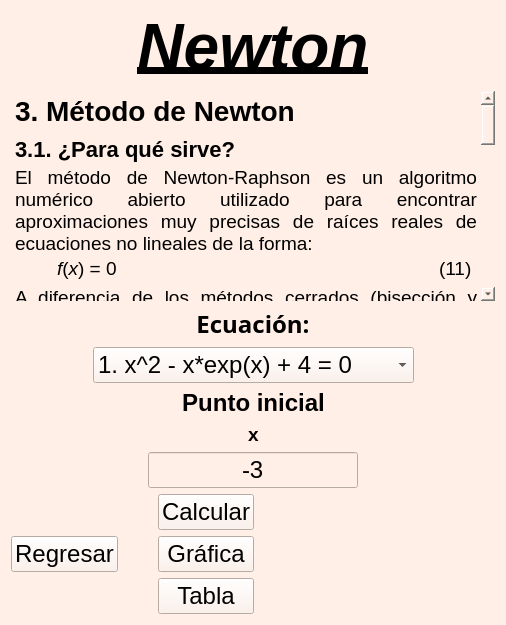
<?xml version="1.0" encoding="UTF-8"?>
<ui version="4.0">
 <class>Form</class>
 <widget class="QWidget" name="Form">
  <property name="geometry">
   <rect>
    <x>0</x>
    <y>0</y>
    <width>506</width>
    <height>625</height>
   </rect>
  </property>
  <property name="font">
   <font>
    <family>Arial</family>
   </font>
  </property>
  <property name="windowTitle">
   <string>Form</string>
  </property>
  <property name="styleSheet">
   <string notr="true">background-color: rgb(255, 239, 230);
color: black
</string>
  </property>
  <layout class="QGridLayout" name="gridLayout">
   <item row="0" column="0">
    <layout class="QVBoxLayout" name="verticalLayout_2">
     <item>
      <widget class="QLabel" name="label">
       <property name="font">
        <font>
         <family>Arial</family>
         <pointsize>48</pointsize>
         <weight>75</weight>
         <bold>true</bold>
        </font>
       </property>
       <property name="text">
        <string>&lt;html&gt;&lt;head/&gt;&lt;body&gt;&lt;p align=&quot;center&quot;&gt;&lt;span style=&quot; font-style:italic; text-decoration: underline;&quot;&gt;Newton&lt;/span&gt;&lt;/p&gt;&lt;/body&gt;&lt;/html&gt;</string>
       </property>
      </widget>
     </item>
     <item>
      <widget class="QTextEdit" name="textEdit">
       <property name="font">
        <font>
         <family>Arial</family>
         <pointsize>14</pointsize>
        </font>
       </property>
       <property name="styleSheet">
        <string notr="true">background-color: transparent;</string>
       </property>
       <property name="frameShape">
        <enum>QFrame::NoFrame</enum>
       </property>
       <property name="readOnly">
        <bool>true</bool>
       </property>
       <property name="html">
        <string>&lt;!DOCTYPE HTML PUBLIC &quot;-//W3C//DTD HTML 4.0//EN&quot; &quot;http://www.w3.org/TR/REC-html40/strict.dtd&quot;&gt;
&lt;html&gt;&lt;head&gt;&lt;meta name=&quot;qrichtext&quot; content=&quot;1&quot; /&gt;&lt;style type=&quot;text/css&quot;&gt;
p, li { white-space: pre-wrap; }
&lt;/style&gt;&lt;/head&gt;&lt;body style=&quot; font-family:'Arial'; font-size:14pt; font-weight:400; font-style:normal;&quot;&gt;
&lt;p align=&quot;justify&quot; style=&quot; margin-top:4px; margin-bottom:8px; margin-left:0px; margin-right:0px; -qt-block-indent:0; text-indent:0px;&quot;&gt;&lt;span style=&quot; font-family:'Segoe UI,Arial,sans-serif'; font-size:x-large; font-weight:600; color:#000000;&quot;&gt;3. Método de Newton&lt;/span&gt;&lt;/p&gt;
&lt;p align=&quot;justify&quot; style=&quot; margin-top:10px; margin-bottom:4px; margin-left:0px; margin-right:0px; -qt-block-indent:0; text-indent:0px;&quot;&gt;&lt;span style=&quot; font-family:'Segoe UI,Arial,sans-serif'; font-size:large; font-weight:600; color:#000000;&quot;&gt;3.1. ¿Para qué sirve?&lt;/span&gt;&lt;/p&gt;
&lt;p align=&quot;justify&quot; style=&quot; margin-top:4px; margin-bottom:6px; margin-left:0px; margin-right:0px; -qt-block-indent:0; text-indent:0px;&quot;&gt;&lt;span style=&quot; font-family:'Segoe UI,Arial,sans-serif'; color:#000000;&quot;&gt;El método de Newton-Raphson es un algoritmo numérico abierto utilizado para encontrar aproximaciones muy precisas de raíces reales de ecuaciones no lineales de la forma:&lt;/span&gt;&lt;/p&gt;
&lt;table border=&quot;0&quot; style=&quot; margin-top:0px; margin-bottom:0px; margin-left:0px; margin-right:0px;&quot; width=&quot;100%&quot; cellspacing=&quot;0&quot; cellpadding=&quot;2&quot;&gt;
&lt;tr&gt;
&lt;td width=&quot;40&quot;&gt;
&lt;p align=&quot;justify&quot; style=&quot; margin-top:0px; margin-bottom:0px; margin-left:0px; margin-right:0px; -qt-block-indent:0; text-indent:0px;&quot;&gt;&lt;span style=&quot; font-family:'Segoe UI,Arial,sans-serif'; color:#000000;&quot;&gt;    &lt;/span&gt;&lt;/p&gt;&lt;/td&gt;
&lt;td&gt;
&lt;p align=&quot;justify&quot; style=&quot; margin-top:0px; margin-bottom:0px; margin-left:0px; margin-right:0px; -qt-block-indent:0; text-indent:0px;&quot;&gt;&lt;span style=&quot; font-family:'Cambria Math,Times New Roman,serif'; font-style:italic; color:#000000;&quot;&gt;f&lt;/span&gt;&lt;span style=&quot; font-family:'Cambria Math,Times New Roman,serif'; color:#000000;&quot;&gt;(&lt;/span&gt;&lt;span style=&quot; font-family:'Cambria Math,Times New Roman,serif'; font-style:italic; color:#000000;&quot;&gt;x&lt;/span&gt;&lt;span style=&quot; font-family:'Cambria Math,Times New Roman,serif'; color:#000000;&quot;&gt;) = 0&lt;/span&gt;&lt;span style=&quot; font-family:'Segoe UI,Arial,sans-serif'; color:#000000;&quot;&gt;    &lt;/span&gt;&lt;/p&gt;&lt;/td&gt;
&lt;td width=&quot;40&quot;&gt;
&lt;p align=&quot;justify&quot; style=&quot; margin-top:0px; margin-bottom:0px; margin-left:0px; margin-right:0px; -qt-block-indent:0; text-indent:0px;&quot;&gt;&lt;span style=&quot; font-family:'Cambria Math,Times New Roman,serif'; color:#000000;&quot;&gt;(11)&lt;/span&gt;&lt;span style=&quot; font-family:'Segoe UI,Arial,sans-serif'; color:#000000;&quot;&gt;  &lt;/span&gt;&lt;/p&gt;&lt;/td&gt;&lt;/tr&gt;&lt;/table&gt;
&lt;p align=&quot;justify&quot; style=&quot; margin-top:4px; margin-bottom:6px; margin-left:0px; margin-right:0px; -qt-block-indent:0; text-indent:0px;&quot;&gt;&lt;span style=&quot; font-family:'Segoe UI,Arial,sans-serif'; color:#000000;&quot;&gt;A diferencia de los métodos cerrados (bisección y falsa posición), no requiere un intervalo inicial que encierre la raíz, sino únicamente un valor inicial &lt;/span&gt;&lt;span style=&quot; font-family:'Segoe UI,Arial,sans-serif'; font-style:italic; color:#000000;&quot;&gt;x&lt;/span&gt;&lt;span style=&quot; font-family:'Segoe UI,Arial,sans-serif'; color:#000000; vertical-align:sub;&quot;&gt;0&lt;/span&gt;&lt;span style=&quot; font-family:'Segoe UI,Arial,sans-serif'; color:#000000;&quot;&gt; cercano a ella, destacando por su altísima velocidad de convergencia (cuadrática).&lt;/span&gt;&lt;/p&gt;
&lt;p align=&quot;justify&quot; style=&quot; margin-top:10px; margin-bottom:4px; margin-left:0px; margin-right:0px; -qt-block-indent:0; text-indent:0px;&quot;&gt;&lt;span style=&quot; font-family:'Segoe UI,Arial,sans-serif'; font-size:large; font-weight:600; color:#000000;&quot;&gt;3.2. Fundamento Matemático&lt;/span&gt;&lt;/p&gt;
&lt;p align=&quot;justify&quot; style=&quot; margin-top:4px; margin-bottom:6px; margin-left:0px; margin-right:0px; -qt-block-indent:0; text-indent:0px;&quot;&gt;&lt;span style=&quot; font-family:'Segoe UI,Arial,sans-serif'; color:#000000;&quot;&gt;Se fundamenta en la expansión en serie de Taylor de primer orden alrededor de una aproximación actual &lt;/span&gt;&lt;span style=&quot; font-family:'Segoe UI,Arial,sans-serif'; font-style:italic; color:#000000;&quot;&gt;x&lt;/span&gt;&lt;span style=&quot; font-family:'Segoe UI,Arial,sans-serif'; font-style:italic; color:#000000; vertical-align:sub;&quot;&gt;n&lt;/span&gt;&lt;span style=&quot; font-family:'Segoe UI,Arial,sans-serif'; color:#000000;&quot;&gt;:&lt;/span&gt;&lt;/p&gt;
&lt;table border=&quot;0&quot; style=&quot; margin-top:0px; margin-bottom:0px; margin-left:0px; margin-right:0px;&quot; width=&quot;100%&quot; cellspacing=&quot;0&quot; cellpadding=&quot;2&quot;&gt;
&lt;tr&gt;
&lt;td width=&quot;40&quot;&gt;
&lt;p align=&quot;justify&quot; style=&quot; margin-top:0px; margin-bottom:0px; margin-left:0px; margin-right:0px; -qt-block-indent:0; text-indent:0px;&quot;&gt;&lt;span style=&quot; font-family:'Segoe UI,Arial,sans-serif'; color:#000000;&quot;&gt;    &lt;/span&gt;&lt;/p&gt;&lt;/td&gt;
&lt;td&gt;
&lt;p align=&quot;justify&quot; style=&quot; margin-top:0px; margin-bottom:0px; margin-left:0px; margin-right:0px; -qt-block-indent:0; text-indent:0px;&quot;&gt;&lt;span style=&quot; font-family:'Cambria Math,Times New Roman,serif'; font-style:italic; color:#000000;&quot;&gt;f&lt;/span&gt;&lt;span style=&quot; font-family:'Cambria Math,Times New Roman,serif'; color:#000000;&quot;&gt;(&lt;/span&gt;&lt;span style=&quot; font-family:'Cambria Math,Times New Roman,serif'; font-style:italic; color:#000000;&quot;&gt;x&lt;/span&gt;&lt;span style=&quot; font-family:'Cambria Math,Times New Roman,serif'; font-style:italic; color:#000000; vertical-align:sub;&quot;&gt;n&lt;/span&gt;&lt;span style=&quot; font-family:'Cambria Math,Times New Roman,serif'; color:#000000; vertical-align:sub;&quot;&gt;+1&lt;/span&gt;&lt;span style=&quot; font-family:'Cambria Math,Times New Roman,serif'; color:#000000;&quot;&gt;) &amp;amp;approx; &lt;/span&gt;&lt;span style=&quot; font-family:'Cambria Math,Times New Roman,serif'; font-style:italic; color:#000000;&quot;&gt;f&lt;/span&gt;&lt;span style=&quot; font-family:'Cambria Math,Times New Roman,serif'; color:#000000;&quot;&gt;(&lt;/span&gt;&lt;span style=&quot; font-family:'Cambria Math,Times New Roman,serif'; font-style:italic; color:#000000;&quot;&gt;x&lt;/span&gt;&lt;span style=&quot; font-family:'Cambria Math,Times New Roman,serif'; font-style:italic; color:#000000; vertical-align:sub;&quot;&gt;n&lt;/span&gt;&lt;span style=&quot; font-family:'Cambria Math,Times New Roman,serif'; color:#000000;&quot;&gt;) + &lt;/span&gt;&lt;span style=&quot; font-family:'Cambria Math,Times New Roman,serif'; font-style:italic; color:#000000;&quot;&gt;f&lt;/span&gt;&lt;span style=&quot; font-family:'Cambria Math,Times New Roman,serif'; color:#000000;&quot;&gt;′(&lt;/span&gt;&lt;span style=&quot; font-family:'Cambria Math,Times New Roman,serif'; font-style:italic; color:#000000;&quot;&gt;x&lt;/span&gt;&lt;span style=&quot; font-family:'Cambria Math,Times New Roman,serif'; font-style:italic; color:#000000; vertical-align:sub;&quot;&gt;n&lt;/span&gt;&lt;span style=&quot; font-family:'Cambria Math,Times New Roman,serif'; color:#000000;&quot;&gt;)(&lt;/span&gt;&lt;span style=&quot; font-family:'Cambria Math,Times New Roman,serif'; font-style:italic; color:#000000;&quot;&gt;x&lt;/span&gt;&lt;span style=&quot; font-family:'Cambria Math,Times New Roman,serif'; font-style:italic; color:#000000; vertical-align:sub;&quot;&gt;n&lt;/span&gt;&lt;span style=&quot; font-family:'Cambria Math,Times New Roman,serif'; color:#000000; vertical-align:sub;&quot;&gt;+1&lt;/span&gt;&lt;span style=&quot; font-family:'Cambria Math,Times New Roman,serif'; color:#000000;&quot;&gt; − &lt;/span&gt;&lt;span style=&quot; font-family:'Cambria Math,Times New Roman,serif'; font-style:italic; color:#000000;&quot;&gt;x&lt;/span&gt;&lt;span style=&quot; font-family:'Cambria Math,Times New Roman,serif'; font-style:italic; color:#000000; vertical-align:sub;&quot;&gt;n&lt;/span&gt;&lt;span style=&quot; font-family:'Cambria Math,Times New Roman,serif'; color:#000000;&quot;&gt;)&lt;/span&gt;&lt;span style=&quot; font-family:'Segoe UI,Arial,sans-serif'; color:#000000;&quot;&gt;    &lt;/span&gt;&lt;/p&gt;&lt;/td&gt;
&lt;td width=&quot;40&quot;&gt;
&lt;p align=&quot;justify&quot; style=&quot; margin-top:0px; margin-bottom:0px; margin-left:0px; margin-right:0px; -qt-block-indent:0; text-indent:0px;&quot;&gt;&lt;span style=&quot; font-family:'Cambria Math,Times New Roman,serif'; color:#000000;&quot;&gt;(12)&lt;/span&gt;&lt;span style=&quot; font-family:'Segoe UI,Arial,sans-serif'; color:#000000;&quot;&gt;  &lt;/span&gt;&lt;/p&gt;&lt;/td&gt;&lt;/tr&gt;&lt;/table&gt;
&lt;p align=&quot;justify&quot; style=&quot; margin-top:4px; margin-bottom:6px; margin-left:0px; margin-right:0px; -qt-block-indent:0; text-indent:0px;&quot;&gt;&lt;span style=&quot; font-family:'Segoe UI,Arial,sans-serif'; color:#000000;&quot;&gt;Geométricamente, consiste en trazar la recta tangente a la curva &lt;/span&gt;&lt;span style=&quot; font-family:'Segoe UI,Arial,sans-serif'; font-style:italic; color:#000000;&quot;&gt;y&lt;/span&gt;&lt;span style=&quot; font-family:'Segoe UI,Arial,sans-serif'; color:#000000;&quot;&gt; = &lt;/span&gt;&lt;span style=&quot; font-family:'Segoe UI,Arial,sans-serif'; font-style:italic; color:#000000;&quot;&gt;f&lt;/span&gt;&lt;span style=&quot; font-family:'Segoe UI,Arial,sans-serif'; color:#000000;&quot;&gt;(&lt;/span&gt;&lt;span style=&quot; font-family:'Segoe UI,Arial,sans-serif'; font-style:italic; color:#000000;&quot;&gt;x&lt;/span&gt;&lt;span style=&quot; font-family:'Segoe UI,Arial,sans-serif'; color:#000000;&quot;&gt;) en el punto (&lt;/span&gt;&lt;span style=&quot; font-family:'Segoe UI,Arial,sans-serif'; font-style:italic; color:#000000;&quot;&gt;x&lt;/span&gt;&lt;span style=&quot; font-family:'Segoe UI,Arial,sans-serif'; font-style:italic; color:#000000; vertical-align:sub;&quot;&gt;n&lt;/span&gt;&lt;span style=&quot; font-family:'Segoe UI,Arial,sans-serif'; color:#000000;&quot;&gt;, &lt;/span&gt;&lt;span style=&quot; font-family:'Segoe UI,Arial,sans-serif'; font-style:italic; color:#000000;&quot;&gt;f&lt;/span&gt;&lt;span style=&quot; font-family:'Segoe UI,Arial,sans-serif'; color:#000000;&quot;&gt;(&lt;/span&gt;&lt;span style=&quot; font-family:'Segoe UI,Arial,sans-serif'; font-style:italic; color:#000000;&quot;&gt;x&lt;/span&gt;&lt;span style=&quot; font-family:'Segoe UI,Arial,sans-serif'; font-style:italic; color:#000000; vertical-align:sub;&quot;&gt;n&lt;/span&gt;&lt;span style=&quot; font-family:'Segoe UI,Arial,sans-serif'; color:#000000;&quot;&gt;)) y calcular su intersección con el eje &lt;/span&gt;&lt;span style=&quot; font-family:'Segoe UI,Arial,sans-serif'; font-style:italic; color:#000000;&quot;&gt;x&lt;/span&gt;&lt;span style=&quot; font-family:'Segoe UI,Arial,sans-serif'; color:#000000;&quot;&gt; (&lt;/span&gt;&lt;span style=&quot; font-family:'Segoe UI,Arial,sans-serif'; font-style:italic; color:#000000;&quot;&gt;f&lt;/span&gt;&lt;span style=&quot; font-family:'Segoe UI,Arial,sans-serif'; color:#000000;&quot;&gt;(&lt;/span&gt;&lt;span style=&quot; font-family:'Segoe UI,Arial,sans-serif'; font-style:italic; color:#000000;&quot;&gt;x&lt;/span&gt;&lt;span style=&quot; font-family:'Segoe UI,Arial,sans-serif'; font-style:italic; color:#000000; vertical-align:sub;&quot;&gt;n&lt;/span&gt;&lt;span style=&quot; font-family:'Segoe UI,Arial,sans-serif'; color:#000000; vertical-align:sub;&quot;&gt;+1&lt;/span&gt;&lt;span style=&quot; font-family:'Segoe UI,Arial,sans-serif'; color:#000000;&quot;&gt;) = 0). Dicha intersección se convierte en la siguiente aproximación &lt;/span&gt;&lt;span style=&quot; font-family:'Segoe UI,Arial,sans-serif'; font-style:italic; color:#000000;&quot;&gt;x&lt;/span&gt;&lt;span style=&quot; font-family:'Segoe UI,Arial,sans-serif'; font-style:italic; color:#000000; vertical-align:sub;&quot;&gt;n&lt;/span&gt;&lt;span style=&quot; font-family:'Segoe UI,Arial,sans-serif'; color:#000000; vertical-align:sub;&quot;&gt;+1&lt;/span&gt;&lt;span style=&quot; font-family:'Segoe UI,Arial,sans-serif'; color:#000000;&quot;&gt;.&lt;/span&gt;&lt;/p&gt;
&lt;p align=&quot;justify&quot; style=&quot; margin-top:10px; margin-bottom:4px; margin-left:0px; margin-right:0px; -qt-block-indent:0; text-indent:0px;&quot;&gt;&lt;span style=&quot; font-family:'Segoe UI,Arial,sans-serif'; font-size:large; font-weight:600; color:#000000;&quot;&gt;3.3. Fórmulas Principales&lt;/span&gt;&lt;/p&gt;
&lt;p align=&quot;justify&quot; style=&quot; margin-top:4px; margin-bottom:6px; margin-left:0px; margin-right:0px; -qt-block-indent:0; text-indent:0px;&quot;&gt;&lt;span style=&quot; font-family:'Segoe UI,Arial,sans-serif'; font-weight:600; color:#000000;&quot;&gt;1. Fórmula iterativa de recurrencia:&lt;/span&gt;&lt;span style=&quot; font-family:'Segoe UI,Arial,sans-serif'; color:#000000;&quot;&gt; Despejando &lt;/span&gt;&lt;span style=&quot; font-family:'Segoe UI,Arial,sans-serif'; font-style:italic; color:#000000;&quot;&gt;x&lt;/span&gt;&lt;span style=&quot; font-family:'Segoe UI,Arial,sans-serif'; font-style:italic; color:#000000; vertical-align:sub;&quot;&gt;n&lt;/span&gt;&lt;span style=&quot; font-family:'Segoe UI,Arial,sans-serif'; color:#000000; vertical-align:sub;&quot;&gt;+1&lt;/span&gt;&lt;span style=&quot; font-family:'Segoe UI,Arial,sans-serif'; color:#000000;&quot;&gt; de la aproximación lineal, siempre que &lt;/span&gt;&lt;span style=&quot; font-family:'Segoe UI,Arial,sans-serif'; font-style:italic; color:#000000;&quot;&gt;f&lt;/span&gt;&lt;span style=&quot; font-family:'Segoe UI,Arial,sans-serif'; color:#000000;&quot;&gt;′(&lt;/span&gt;&lt;span style=&quot; font-family:'Segoe UI,Arial,sans-serif'; font-style:italic; color:#000000;&quot;&gt;x&lt;/span&gt;&lt;span style=&quot; font-family:'Segoe UI,Arial,sans-serif'; font-style:italic; color:#000000; vertical-align:sub;&quot;&gt;n&lt;/span&gt;&lt;span style=&quot; font-family:'Segoe UI,Arial,sans-serif'; color:#000000;&quot;&gt;) ≠ 0:&lt;/span&gt;&lt;/p&gt;
&lt;table border=&quot;0&quot; style=&quot; margin-top:0px; margin-bottom:0px; margin-left:0px; margin-right:0px;&quot; width=&quot;100%&quot; cellspacing=&quot;0&quot; cellpadding=&quot;2&quot;&gt;
&lt;tr&gt;
&lt;td width=&quot;40&quot;&gt;
&lt;p align=&quot;justify&quot; style=&quot; margin-top:0px; margin-bottom:0px; margin-left:0px; margin-right:0px; -qt-block-indent:0; text-indent:0px;&quot;&gt;&lt;span style=&quot; font-family:'Segoe UI,Arial,sans-serif'; color:#000000;&quot;&gt;    &lt;/span&gt;&lt;/p&gt;&lt;/td&gt;
&lt;td&gt;
&lt;p align=&quot;justify&quot; style=&quot; margin-top:0px; margin-bottom:0px; margin-left:0px; margin-right:0px; -qt-block-indent:0; text-indent:0px;&quot;&gt;&lt;span style=&quot; font-family:'Segoe UI,Arial,sans-serif'; color:#000000;&quot;&gt;      &lt;/span&gt;&lt;/p&gt;
&lt;table border=&quot;0&quot; style=&quot; margin-top:0px; margin-bottom:0px; margin-left:0px; margin-right:0px;&quot; align=&quot;center&quot; cellspacing=&quot;0&quot; cellpadding=&quot;0&quot;&gt;
&lt;tr&gt;
&lt;td style=&quot; vertical-align:middle;&quot;&gt;
&lt;p align=&quot;justify&quot; style=&quot; margin-top:0px; margin-bottom:0px; margin-left:0px; margin-right:0px; -qt-block-indent:0; text-indent:0px;&quot;&gt;&lt;span style=&quot; font-family:'Cambria Math,Times New Roman,serif'; font-style:italic; color:#000000;&quot;&gt;x&lt;/span&gt;&lt;span style=&quot; font-family:'Cambria Math,Times New Roman,serif'; font-style:italic; color:#000000; vertical-align:sub;&quot;&gt;n&lt;/span&gt;&lt;span style=&quot; font-family:'Cambria Math,Times New Roman,serif'; color:#000000; vertical-align:sub;&quot;&gt;+1&lt;/span&gt;&lt;span style=&quot; font-family:'Cambria Math,Times New Roman,serif'; color:#000000;&quot;&gt; = &lt;/span&gt;&lt;span style=&quot; font-family:'Cambria Math,Times New Roman,serif'; font-style:italic; color:#000000;&quot;&gt;x&lt;/span&gt;&lt;span style=&quot; font-family:'Cambria Math,Times New Roman,serif'; font-style:italic; color:#000000; vertical-align:sub;&quot;&gt;n&lt;/span&gt;&lt;span style=&quot; font-family:'Cambria Math,Times New Roman,serif'; color:#000000;&quot;&gt; − &lt;/span&gt;&lt;span style=&quot; font-family:'Segoe UI,Arial,sans-serif'; color:#000000;&quot;&gt;          &lt;/span&gt;&lt;/p&gt;&lt;/td&gt;
&lt;td style=&quot; vertical-align:middle;&quot;&gt;
&lt;p align=&quot;justify&quot; style=&quot; margin-top:0px; margin-bottom:0px; margin-left:0px; margin-right:0px; -qt-block-indent:0; text-indent:0px;&quot;&gt;&lt;span style=&quot; font-family:'Segoe UI,Arial,sans-serif'; color:#000000;&quot;&gt;            &lt;/span&gt;&lt;/p&gt;
&lt;table border=&quot;0&quot; style=&quot; margin-top:0px; margin-bottom:0px; margin-left:0px; margin-right:0px;&quot; align=&quot;center&quot; cellspacing=&quot;0&quot; cellpadding=&quot;1&quot;&gt;
&lt;tr&gt;
&lt;td style=&quot; vertical-align:middle;&quot;&gt;
&lt;p align=&quot;justify&quot; style=&quot; margin-top:0px; margin-bottom:0px; margin-left:0px; margin-right:0px; -qt-block-indent:0; text-indent:0px;&quot;&gt;&lt;span style=&quot; font-family:'Cambria Math,Times New Roman,serif'; font-style:italic; color:#000000;&quot;&gt;f&lt;/span&gt;&lt;span style=&quot; font-family:'Cambria Math,Times New Roman,serif'; color:#000000;&quot;&gt;(&lt;/span&gt;&lt;span style=&quot; font-family:'Cambria Math,Times New Roman,serif'; font-style:italic; color:#000000;&quot;&gt;x&lt;/span&gt;&lt;span style=&quot; font-family:'Cambria Math,Times New Roman,serif'; font-style:italic; color:#000000; vertical-align:sub;&quot;&gt;n&lt;/span&gt;&lt;span style=&quot; font-family:'Cambria Math,Times New Roman,serif'; color:#000000;&quot;&gt;)&lt;/span&gt;&lt;span style=&quot; font-family:'Segoe UI,Arial,sans-serif'; color:#000000;&quot;&gt;              &lt;/span&gt;&lt;/p&gt;&lt;/td&gt;&lt;/tr&gt;
&lt;tr&gt;
&lt;td style=&quot; vertical-align:middle;&quot;&gt;
&lt;p align=&quot;justify&quot; style=&quot; margin-top:0px; margin-bottom:0px; margin-left:0px; margin-right:0px; -qt-block-indent:0; text-indent:0px;&quot;&gt;&lt;span style=&quot; font-family:'Cambria Math,Times New Roman,serif'; font-style:italic; color:#000000;&quot;&gt;f&lt;/span&gt;&lt;span style=&quot; font-family:'Cambria Math,Times New Roman,serif'; color:#000000;&quot;&gt;′(&lt;/span&gt;&lt;span style=&quot; font-family:'Cambria Math,Times New Roman,serif'; font-style:italic; color:#000000;&quot;&gt;x&lt;/span&gt;&lt;span style=&quot; font-family:'Cambria Math,Times New Roman,serif'; font-style:italic; color:#000000; vertical-align:sub;&quot;&gt;n&lt;/span&gt;&lt;span style=&quot; font-family:'Cambria Math,Times New Roman,serif'; color:#000000;&quot;&gt;)&lt;/span&gt;&lt;span style=&quot; font-family:'Segoe UI,Arial,sans-serif'; color:#000000;&quot;&gt;            &lt;/span&gt;&lt;/p&gt;&lt;/td&gt;&lt;/tr&gt;&lt;/table&gt;
&lt;p align=&quot;justify&quot; style=&quot; margin-top:0px; margin-bottom:0px; margin-left:0px; margin-right:0px; -qt-block-indent:0; text-indent:0px;&quot;&gt;&lt;span style=&quot; font-family:'Segoe UI,Arial,sans-serif'; color:#000000;&quot;&gt;                        &lt;/span&gt;&lt;/p&gt;&lt;/td&gt;&lt;/tr&gt;&lt;/table&gt;
&lt;p align=&quot;justify&quot; style=&quot; margin-top:0px; margin-bottom:0px; margin-left:0px; margin-right:0px; -qt-block-indent:0; text-indent:0px;&quot;&gt;&lt;span style=&quot; font-family:'Segoe UI,Arial,sans-serif'; color:#000000;&quot;&gt;        &lt;/span&gt;&lt;/p&gt;&lt;/td&gt;
&lt;td width=&quot;40&quot;&gt;
&lt;p align=&quot;justify&quot; style=&quot; margin-top:0px; margin-bottom:0px; margin-left:0px; margin-right:0px; -qt-block-indent:0; text-indent:0px;&quot;&gt;&lt;span style=&quot; font-family:'Cambria Math,Times New Roman,serif'; color:#000000;&quot;&gt;(13)&lt;/span&gt;&lt;span style=&quot; font-family:'Segoe UI,Arial,sans-serif'; color:#000000;&quot;&gt;  &lt;/span&gt;&lt;/p&gt;&lt;/td&gt;&lt;/tr&gt;&lt;/table&gt;
&lt;p align=&quot;justify&quot; style=&quot; margin-top:4px; margin-bottom:6px; margin-left:0px; margin-right:0px; -qt-block-indent:0; text-indent:0px;&quot;&gt;&lt;span style=&quot; font-family:'Segoe UI,Arial,sans-serif'; font-weight:600; color:#000000;&quot;&gt;2. Criterios de paro (Error estimado):&lt;/span&gt;&lt;span style=&quot; font-family:'Segoe UI,Arial,sans-serif'; color:#000000;&quot;&gt; El proceso se detiene cuando la diferencia entre dos aproximaciones consecutivas o el valor de la función cumple con una tolerancia ε:&lt;/span&gt;&lt;/p&gt;
&lt;ul type=&quot;square&quot; style=&quot;margin-top: 0px; margin-bottom: 0px; margin-left: 0px; margin-right: 0px; -qt-list-indent: 1;&quot;&gt;&lt;li style=&quot; font-family:'Segoe UI,Arial,sans-serif'; color:#000000;&quot; align=&quot;justify&quot; style=&quot; margin-top:4px; margin-bottom:6px; margin-left:0px; margin-right:0px; -qt-block-indent:0; text-indent:0px;&quot;&gt;Error aproximado absoluto:&lt;/li&gt;&lt;/ul&gt;
&lt;table border=&quot;0&quot; style=&quot; margin-top:0px; margin-bottom:0px; margin-left:0px; margin-right:0px;&quot; width=&quot;100%&quot; cellspacing=&quot;0&quot; cellpadding=&quot;2&quot;&gt;
&lt;tr&gt;
&lt;td width=&quot;40&quot;&gt;
&lt;p align=&quot;justify&quot; style=&quot; margin-top:0px; margin-bottom:0px; margin-left:0px; margin-right:0px; -qt-block-indent:0; text-indent:0px;&quot;&gt;&lt;span style=&quot; font-family:'Segoe UI,Arial,sans-serif'; color:#000000;&quot;&gt;    &lt;/span&gt;&lt;/p&gt;&lt;/td&gt;
&lt;td&gt;
&lt;p align=&quot;justify&quot; style=&quot; margin-top:0px; margin-bottom:0px; margin-left:0px; margin-right:0px; -qt-block-indent:0; text-indent:0px;&quot;&gt;&lt;span style=&quot; font-family:'Cambria Math,Times New Roman,serif'; font-style:italic; color:#000000;&quot;&gt;E&lt;/span&gt;&lt;span style=&quot; font-family:'Cambria Math,Times New Roman,serif'; font-style:italic; color:#000000; vertical-align:sub;&quot;&gt;a&lt;/span&gt;&lt;span style=&quot; font-family:'Cambria Math,Times New Roman,serif'; color:#000000;&quot;&gt; = |&lt;/span&gt;&lt;span style=&quot; font-family:'Cambria Math,Times New Roman,serif'; font-style:italic; color:#000000;&quot;&gt;x&lt;/span&gt;&lt;span style=&quot; font-family:'Cambria Math,Times New Roman,serif'; font-style:italic; color:#000000; vertical-align:sub;&quot;&gt;n&lt;/span&gt;&lt;span style=&quot; font-family:'Cambria Math,Times New Roman,serif'; color:#000000; vertical-align:sub;&quot;&gt;+1&lt;/span&gt;&lt;span style=&quot; font-family:'Cambria Math,Times New Roman,serif'; color:#000000;&quot;&gt; − &lt;/span&gt;&lt;span style=&quot; font-family:'Cambria Math,Times New Roman,serif'; font-style:italic; color:#000000;&quot;&gt;x&lt;/span&gt;&lt;span style=&quot; font-family:'Cambria Math,Times New Roman,serif'; font-style:italic; color:#000000; vertical-align:sub;&quot;&gt;n&lt;/span&gt;&lt;span style=&quot; font-family:'Cambria Math,Times New Roman,serif'; color:#000000;&quot;&gt;| &amp;lt; ε&lt;/span&gt;&lt;span style=&quot; font-family:'Segoe UI,Arial,sans-serif'; color:#000000;&quot;&gt;    &lt;/span&gt;&lt;/p&gt;&lt;/td&gt;
&lt;td width=&quot;40&quot;&gt;
&lt;p align=&quot;justify&quot; style=&quot; margin-top:0px; margin-bottom:0px; margin-left:0px; margin-right:0px; -qt-block-indent:0; text-indent:0px;&quot;&gt;&lt;span style=&quot; font-family:'Cambria Math,Times New Roman,serif'; color:#000000;&quot;&gt;(14)&lt;/span&gt;&lt;span style=&quot; font-family:'Segoe UI,Arial,sans-serif'; color:#000000;&quot;&gt;  &lt;/span&gt;&lt;/p&gt;&lt;/td&gt;&lt;/tr&gt;&lt;/table&gt;
&lt;ul type=&quot;square&quot; style=&quot;margin-top: 0px; margin-bottom: 0px; margin-left: 0px; margin-right: 0px; -qt-list-indent: 1;&quot;&gt;&lt;li style=&quot; font-family:'Segoe UI,Arial,sans-serif'; color:#000000;&quot; align=&quot;justify&quot; style=&quot; margin-top:4px; margin-bottom:6px; margin-left:0px; margin-right:0px; -qt-block-indent:0; text-indent:0px;&quot;&gt;Proximidad al cero en la función:&lt;/li&gt;&lt;/ul&gt;
&lt;table border=&quot;0&quot; style=&quot; margin-top:0px; margin-bottom:0px; margin-left:0px; margin-right:0px;&quot; width=&quot;100%&quot; cellspacing=&quot;0&quot; cellpadding=&quot;2&quot;&gt;
&lt;tr&gt;
&lt;td width=&quot;40&quot;&gt;
&lt;p align=&quot;justify&quot; style=&quot; margin-top:0px; margin-bottom:0px; margin-left:0px; margin-right:0px; -qt-block-indent:0; text-indent:0px;&quot;&gt;&lt;span style=&quot; font-family:'Segoe UI,Arial,sans-serif'; color:#000000;&quot;&gt;    &lt;/span&gt;&lt;/p&gt;&lt;/td&gt;
&lt;td&gt;
&lt;p align=&quot;justify&quot; style=&quot; margin-top:0px; margin-bottom:0px; margin-left:0px; margin-right:0px; -qt-block-indent:0; text-indent:0px;&quot;&gt;&lt;span style=&quot; font-family:'Cambria Math,Times New Roman,serif'; color:#000000;&quot;&gt;|&lt;/span&gt;&lt;span style=&quot; font-family:'Cambria Math,Times New Roman,serif'; font-style:italic; color:#000000;&quot;&gt;f&lt;/span&gt;&lt;span style=&quot; font-family:'Cambria Math,Times New Roman,serif'; color:#000000;&quot;&gt;(&lt;/span&gt;&lt;span style=&quot; font-family:'Cambria Math,Times New Roman,serif'; font-style:italic; color:#000000;&quot;&gt;x&lt;/span&gt;&lt;span style=&quot; font-family:'Cambria Math,Times New Roman,serif'; font-style:italic; color:#000000; vertical-align:sub;&quot;&gt;n&lt;/span&gt;&lt;span style=&quot; font-family:'Cambria Math,Times New Roman,serif'; color:#000000; vertical-align:sub;&quot;&gt;+1&lt;/span&gt;&lt;span style=&quot; font-family:'Cambria Math,Times New Roman,serif'; color:#000000;&quot;&gt;)| &amp;lt; ε&lt;/span&gt;&lt;span style=&quot; font-family:'Segoe UI,Arial,sans-serif'; color:#000000;&quot;&gt;    &lt;/span&gt;&lt;/p&gt;&lt;/td&gt;
&lt;td width=&quot;40&quot;&gt;
&lt;p align=&quot;justify&quot; style=&quot; margin-top:0px; margin-bottom:0px; margin-left:0px; margin-right:0px; -qt-block-indent:0; text-indent:0px;&quot;&gt;&lt;span style=&quot; font-family:'Cambria Math,Times New Roman,serif'; color:#000000;&quot;&gt;(15)&lt;/span&gt;&lt;span style=&quot; font-family:'Segoe UI,Arial,sans-serif'; color:#000000;&quot;&gt;  &lt;/span&gt;&lt;/p&gt;&lt;/td&gt;&lt;/tr&gt;&lt;/table&gt;&lt;/body&gt;&lt;/html&gt;</string>
       </property>
      </widget>
     </item>
    </layout>
   </item>
   <item row="1" column="0">
    <layout class="QHBoxLayout" name="horizontalLayout">
     <item>
      <spacer name="horizontalSpacer_11">
       <property name="orientation">
        <enum>Qt::Horizontal</enum>
       </property>
       <property name="sizeHint" stdset="0">
        <size>
         <width>40</width>
         <height>20</height>
        </size>
       </property>
      </spacer>
     </item>
     <item>
      <widget class="QLabel" name="label_2">
       <property name="font">
        <font>
         <family>Arial Black</family>
         <pointsize>18</pointsize>
         <weight>75</weight>
         <bold>true</bold>
        </font>
       </property>
       <property name="text">
        <string>&lt;html&gt;&lt;head/&gt;&lt;body&gt;&lt;p align=&quot;center&quot;&gt;Ecuación:&lt;/p&gt;&lt;/body&gt;&lt;/html&gt;</string>
       </property>
      </widget>
     </item>
     <item>
      <spacer name="horizontalSpacer_12">
       <property name="orientation">
        <enum>Qt::Horizontal</enum>
       </property>
       <property name="sizeHint" stdset="0">
        <size>
         <width>40</width>
         <height>20</height>
        </size>
       </property>
      </spacer>
     </item>
    </layout>
   </item>
   <item row="2" column="0">
    <layout class="QHBoxLayout" name="horizontalLayout_2">
     <item>
      <spacer name="horizontalSpacer_9">
       <property name="orientation">
        <enum>Qt::Horizontal</enum>
       </property>
       <property name="sizeHint" stdset="0">
        <size>
         <width>40</width>
         <height>20</height>
        </size>
       </property>
      </spacer>
     </item>
     <item>
      <widget class="QComboBox" name="comboFuncion">
       <property name="font">
        <font>
         <family>Arial</family>
         <pointsize>18</pointsize>
        </font>
       </property>
       <property name="cursor">
        <cursorShape>PointingHandCursor</cursorShape>
       </property>
       <item>
        <property name="text">
         <string>1. x^2 - x*exp(x) + 4 = 0</string>
        </property>
       </item>
       <item>
        <property name="text">
         <string>2. -10*e^(-x/2) * cos(2x) = 0</string>
        </property>
       </item>
       <item>
        <property name="text">
         <string>3. x^2 -e^x -3x + 2 = 0</string>
        </property>
       </item>
      </widget>
     </item>
     <item>
      <spacer name="horizontalSpacer_10">
       <property name="orientation">
        <enum>Qt::Horizontal</enum>
       </property>
       <property name="sizeHint" stdset="0">
        <size>
         <width>40</width>
         <height>20</height>
        </size>
       </property>
      </spacer>
     </item>
    </layout>
   </item>
   <item row="3" column="0">
    <layout class="QHBoxLayout" name="horizontalLayout_3">
     <item>
      <spacer name="horizontalSpacer_8">
       <property name="orientation">
        <enum>Qt::Horizontal</enum>
       </property>
       <property name="sizeHint" stdset="0">
        <size>
         <width>40</width>
         <height>20</height>
        </size>
       </property>
      </spacer>
     </item>
     <item>
      <widget class="QLabel" name="label_3">
       <property name="font">
        <font>
         <family>Arial</family>
         <pointsize>18</pointsize>
         <weight>75</weight>
         <bold>true</bold>
        </font>
       </property>
       <property name="text">
        <string>&lt;html&gt;&lt;head/&gt;&lt;body&gt;&lt;p align=&quot;center&quot;&gt;Punto inicial&lt;/p&gt;&lt;/body&gt;&lt;/html&gt;</string>
       </property>
      </widget>
     </item>
     <item>
      <spacer name="horizontalSpacer_7">
       <property name="orientation">
        <enum>Qt::Horizontal</enum>
       </property>
       <property name="sizeHint" stdset="0">
        <size>
         <width>40</width>
         <height>20</height>
        </size>
       </property>
      </spacer>
     </item>
    </layout>
   </item>
   <item row="4" column="0">
    <layout class="QHBoxLayout" name="horizontalLayout_4">
     <item>
      <spacer name="horizontalSpacer_6">
       <property name="orientation">
        <enum>Qt::Horizontal</enum>
       </property>
       <property name="sizeHint" stdset="0">
        <size>
         <width>40</width>
         <height>20</height>
        </size>
       </property>
      </spacer>
     </item>
     <item>
      <widget class="QLabel" name="label_4">
       <property name="font">
        <font>
         <family>Arial</family>
         <pointsize>14</pointsize>
         <weight>75</weight>
         <bold>true</bold>
        </font>
       </property>
       <property name="text">
        <string>&lt;html&gt;&lt;head/&gt;&lt;body&gt;&lt;p align=&quot;center&quot;&gt;x&lt;/p&gt;&lt;/body&gt;&lt;/html&gt;</string>
       </property>
      </widget>
     </item>
     <item>
      <spacer name="horizontalSpacer_5">
       <property name="orientation">
        <enum>Qt::Horizontal</enum>
       </property>
       <property name="sizeHint" stdset="0">
        <size>
         <width>40</width>
         <height>20</height>
        </size>
       </property>
      </spacer>
     </item>
    </layout>
   </item>
   <item row="5" column="0">
    <layout class="QHBoxLayout" name="horizontalLayout_5">
     <item>
      <spacer name="horizontalSpacer_4">
       <property name="orientation">
        <enum>Qt::Horizontal</enum>
       </property>
       <property name="sizeHint" stdset="0">
        <size>
         <width>40</width>
         <height>20</height>
        </size>
       </property>
      </spacer>
     </item>
     <item>
      <widget class="QLineEdit" name="lineEditX">
       <property name="font">
        <font>
         <family>Arial</family>
         <pointsize>18</pointsize>
        </font>
       </property>
       <property name="text">
        <string>-3</string>
       </property>
       <property name="alignment">
        <set>Qt::AlignCenter</set>
       </property>
      </widget>
     </item>
     <item>
      <spacer name="horizontalSpacer_3">
       <property name="orientation">
        <enum>Qt::Horizontal</enum>
       </property>
       <property name="sizeHint" stdset="0">
        <size>
         <width>40</width>
         <height>20</height>
        </size>
       </property>
      </spacer>
     </item>
    </layout>
   </item>
   <item row="6" column="0">
    <layout class="QHBoxLayout" name="horizontalLayout_6">
     <item>
      <widget class="QPushButton" name="unidad2button">
       <property name="font">
        <font>
         <family>Arial</family>
         <pointsize>18</pointsize>
        </font>
       </property>
       <property name="cursor">
        <cursorShape>PointingHandCursor</cursorShape>
       </property>
       <property name="text">
        <string>Regresar</string>
       </property>
      </widget>
     </item>
     <item>
      <spacer name="horizontalSpacer_2">
       <property name="orientation">
        <enum>Qt::Horizontal</enum>
       </property>
       <property name="sizeHint" stdset="0">
        <size>
         <width>40</width>
         <height>20</height>
        </size>
       </property>
      </spacer>
     </item>
     <item>
      <layout class="QVBoxLayout" name="verticalLayout">
       <item>
        <widget class="QPushButton" name="calcularbutton">
         <property name="font">
          <font>
           <family>Arial</family>
           <pointsize>18</pointsize>
          </font>
         </property>
         <property name="cursor">
          <cursorShape>PointingHandCursor</cursorShape>
         </property>
         <property name="text">
          <string>Calcular</string>
         </property>
        </widget>
       </item>
       <item>
        <widget class="QPushButton" name="graficabutton">
         <property name="font">
          <font>
           <family>Arial</family>
           <pointsize>18</pointsize>
          </font>
         </property>
         <property name="cursor">
          <cursorShape>PointingHandCursor</cursorShape>
         </property>
         <property name="text">
          <string>Gráfica</string>
         </property>
        </widget>
       </item>
       <item>
        <widget class="QPushButton" name="tablabutton">
         <property name="font">
          <font>
           <family>Arial</family>
           <pointsize>18</pointsize>
          </font>
         </property>
         <property name="cursor">
          <cursorShape>PointingHandCursor</cursorShape>
         </property>
         <property name="text">
          <string>Tabla</string>
         </property>
        </widget>
       </item>
      </layout>
     </item>
     <item>
      <spacer name="horizontalSpacer">
       <property name="orientation">
        <enum>Qt::Horizontal</enum>
       </property>
       <property name="sizeHint" stdset="0">
        <size>
         <width>40</width>
         <height>20</height>
        </size>
       </property>
      </spacer>
     </item>
     <item>
      <widget class="QLabel" name="label_5">
       <property name="sizePolicy">
        <sizepolicy hsizetype="Fixed" vsizetype="Fixed">
         <horstretch>0</horstretch>
         <verstretch>0</verstretch>
        </sizepolicy>
       </property>
       <property name="minimumSize">
        <size>
         <width>200</width>
         <height>100</height>
        </size>
       </property>
       <property name="font">
        <font>
         <family>Arial</family>
        </font>
       </property>
       <property name="styleSheet">
        <string notr="true">image: url(:/img/Img/MAC.png);</string>
       </property>
       <property name="text">
        <string>&lt;html&gt;&lt;head/&gt;&lt;body&gt;&lt;p&gt;&lt;br/&gt;&lt;/p&gt;&lt;/body&gt;&lt;/html&gt;</string>
       </property>
      </widget>
     </item>
    </layout>
   </item>
  </layout>
 </widget>
 <resources>
  <include location="UI/Imagenes.qrc"/>
 </resources>
 <connections/>
</ui>
